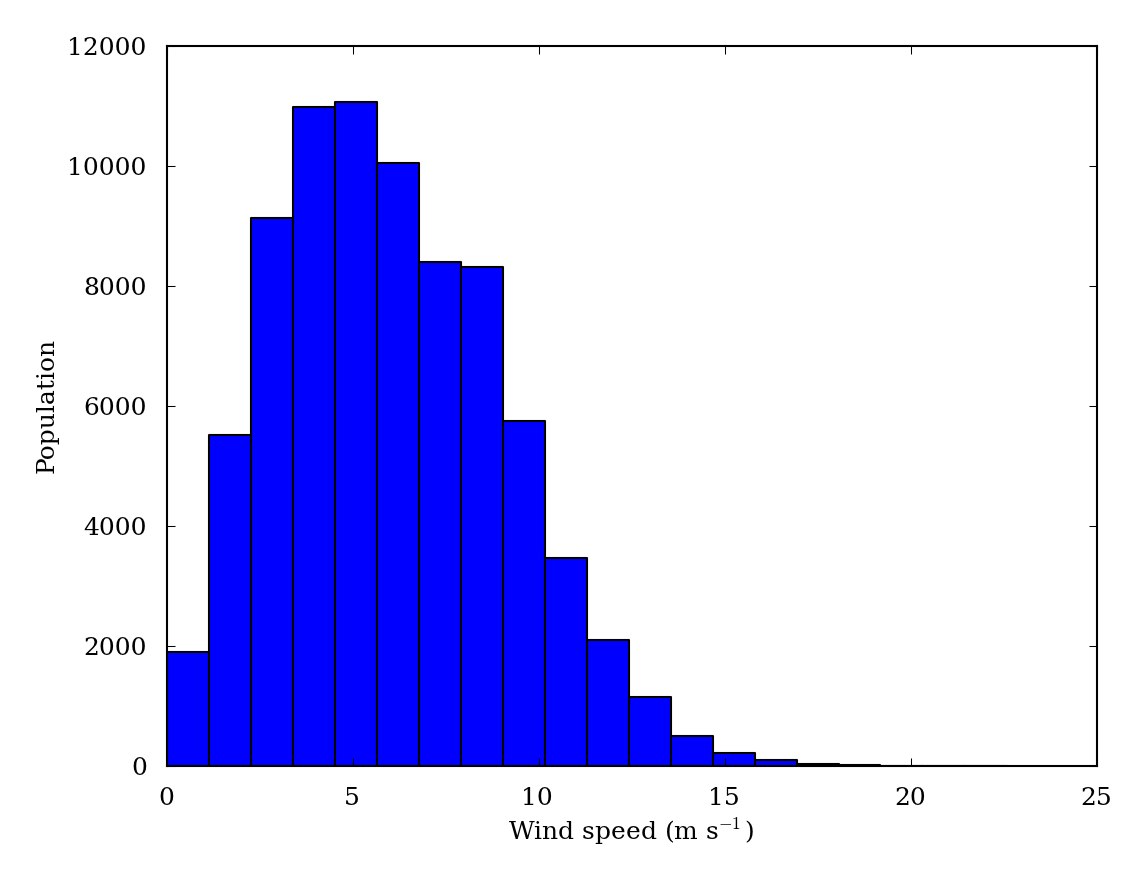

This figure's Python source:
#! /usr/bin/env python
import ppplot
import numpy as np
import matplotlib.pyplot as mpl

# load data
data = np.loadtxt("u.txt")
lat = data[:,0]
lon = data[:,1]
ls = data[:,2]
u = data[:,3:15]
data = np.loadtxt("v.txt")
v = data[:,3:15]

# computations
wind = u**2 + v**2
wind = np.sqrt(wind)

# make a simple histogram
mpl.hist(np.ravel(wind),bins=20)
mpl.xlabel("Wind speed (m s$^{-1}$)")
mpl.ylabel("Population")
ppplot.save(mode="png",filename="histodune",includedate=False)
